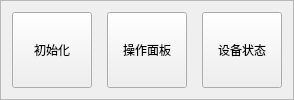
     <widget class="QFrame" name="frame">
      <property name="frameShape">
       <enum>QFrame::StyledPanel</enum>
      </property>
      <property name="frameShadow">
       <enum>QFrame::Raised</enum>
      </property>
      <layout class="QVBoxLayout" name="verticalLayout_2">
       <item>
        <layout class="QHBoxLayout" name="horizontalLayout">
         <property name="spacing">
          <number>15</number>
         </property>
         <property name="leftMargin">
          <number>0</number>
         </property>
         <item>
          <widget class="QPushButton" name="bt_init">
           <property name="enabled">
            <bool>true</bool>
           </property>
           <property name="sizePolicy">
            <sizepolicy hsizetype="Minimum" vsizetype="Preferred">
             <horstretch>0</horstretch>
             <verstretch>0</verstretch>
            </sizepolicy>
           </property>
           <property name="text">
            <string>初始化</string>
           </property>
          </widget>
         </item>
         <item>
          <widget class="QPushButton" name="bt_control">
           <property name="enabled">
            <bool>true</bool>
           </property>
           <property name="sizePolicy">
            <sizepolicy hsizetype="Minimum" vsizetype="Preferred">
             <horstretch>0</horstretch>
             <verstretch>0</verstretch>
            </sizepolicy>
           </property>
           <property name="text">
            <string>操作面板</string>
           </property>
          </widget>
         </item>
         <item>
          <widget class="QPushButton" name="bt_log">
           <property name="enabled">
            <bool>true</bool>
           </property>
           <property name="sizePolicy">
            <sizepolicy hsizetype="Minimum" vsizetype="Preferred">
             <horstretch>0</horstretch>
             <verstretch>0</verstretch>
            </sizepolicy>
           </property>
           <property name="text">
            <string>设备状态</string>
           </property>
          </widget>
         </item>
        </layout>
       </item>
      </layout>
     </widget>
